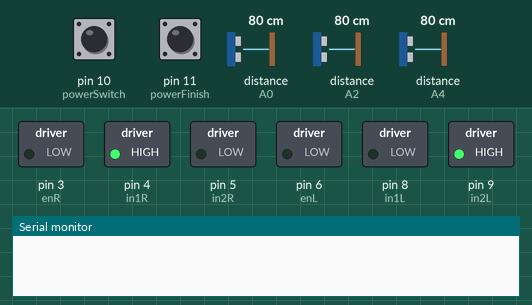
Simulated run of this sketch. Board: Arduino Uno, built with avr-gcc and run on an emulated ATmega328P. Parts: switched loads named in the sketch (green lamp = pin HIGH), the last lines printed to the serial monitor. The inputs (shaded band) are chosen by the test bench; at power-on: pin 10 (powerSwitch) HIGH, pin 11 (powerFinish) HIGH, distance to the obstacle (sensors on A0, A2, A4) 80 cm. The echo pulse lasts 58.3 µs per cm; pins used as bus, display or sensor lines are not drawn.

Above: at 1.2 s.
1.3 s: pin 10 (powerSwitch) pulled LOW for 0.15 s
At 1.39 s:
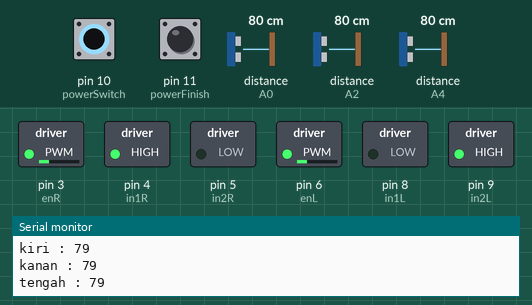
2.9 s: pin 10 (powerSwitch) pulled LOW for 3.2 s
At 6.5 s:
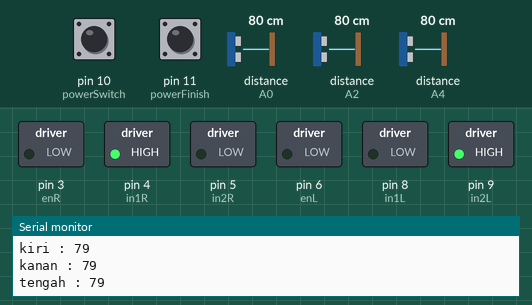
7.6 s: pin 11 (powerFinish) pulled LOW for 3.2 s
At 8.1 s:
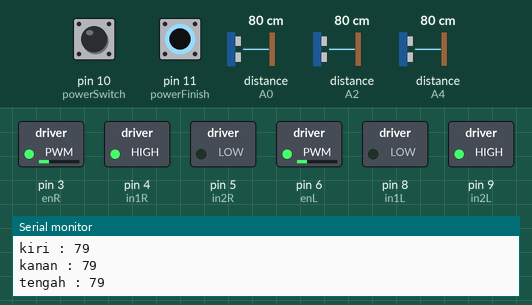
12.3 s: pin 10 (powerSwitch) driven LOW
At 12.8 s:
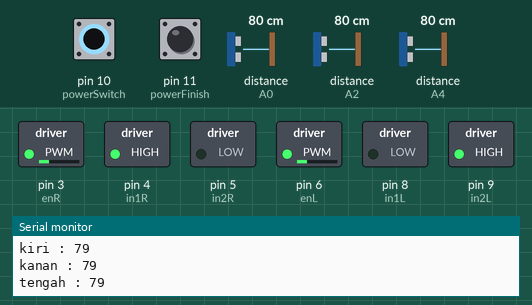
15.3 s: distance to the obstacle (sensor on A0) set to 8 cm
18.3 s: distance to the obstacle (sensor on A0) set to 5 cm
At 19.4 s:
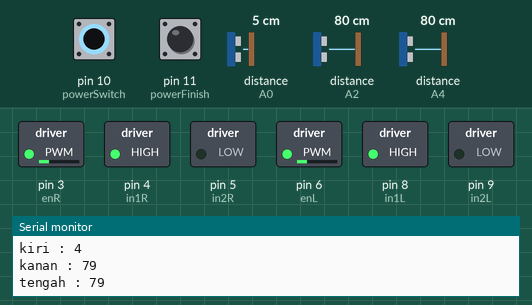
Timing chart, 0 to 20.8 s (numbered marks = the images above; inputs shaded):
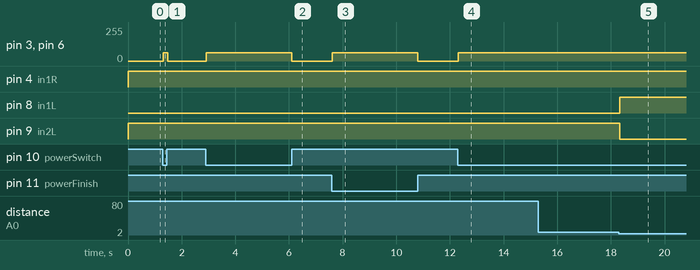

Measured:
- the behaviour switches between 7 and 6 cm on distance to the obstacle (sensor on A0) (found by bisection; images 4 and 5)
- after the input at 1.3 s, pin 3 (enR), pin 6 (enL): 0/255 → 63/255 at once, → 0/255 0.16 s later
- after the input at 2.9 s, pin 3 (enR), pin 6 (enL): 0/255 → 63/255 at once, → 0/255 3.2 s later
- after the input at 7.6 s, pin 3 (enR), pin 6 (enL): 0/255 → 63/255 at once, → 0/255 3.2 s later
- after the input at 12.3 s, pin 3 (enR), pin 6 (enL): 0/255 → 63/255 at once
- after the input at 18.3 s, pin 8 (in1L): LOW → HIGH at once; pin 9 (in2L): HIGH → LOW at once

The sketch:

Penilaian1.ino
```cpp
#define SPEED 63
#define DIST_PROPORTIONAL_CONST 0.034 / 2

#include <Wire.h>
#include <LiquidCrystal.h>

//right motor pins
const int in1R = 4;
const int in2R = 5;
const int enR = 3;

//left motor pins
const int in1L = 8;
const int in2L = 9;
const int enL = 6;

//sensor 1 pins
const int trigLeft = A1;
const int echoLeft = A0;

//sensor 2 pins
const int trigRight = A5;
const int echoRight = A4;

//sensor 3 pins : front sensor
const int trigMiddle = A3;
const int echoMiddle = A2;

const int powerSwitch = 10;
const int powerFinish = 11;

int kiri, kanan, tengah, jkr, jkn, jdp;

void maju() {
  digitalWrite(in1L, LOW);
  digitalWrite(in2L, HIGH);
  digitalWrite(in1R, HIGH);
  digitalWrite(in2R, LOW);
  analogWrite(enL, SPEED);
  analogWrite(enR, SPEED);
}

void putar() {
  digitalWrite(in1L, LOW);
  digitalWrite(in2L, HIGH);
  digitalWrite(in1R, HIGH);
  digitalWrite(in2R, LOW);
  analogWrite(enL, SPEED);
  analogWrite(enR, SPEED);
}

void mundur() {
  digitalWrite(in1L, HIGH);
  digitalWrite(in2L, LOW);
  digitalWrite(in1R, LOW);
  digitalWrite(in2R, HIGH);
  analogWrite(enL, SPEED);
  analogWrite(enR, SPEED);
  delay(50);
}

void stop() {
  digitalWrite(in1L, LOW);
  digitalWrite(in2L, LOW);
  digitalWrite(in1R, LOW);
  digitalWrite(in2R, LOW);
  analogWrite(enL, 0);
  analogWrite(enR, 0);
}

void belokkiri() {
  digitalWrite(in1L, LOW);
  digitalWrite(in2L, HIGH);
  digitalWrite(in1R, LOW);
  digitalWrite(in2R, HIGH);
  analogWrite(enL, SPEED);
  analogWrite(enR, SPEED);
  delay(100);
}

void belokagakkiri() {
  digitalWrite(in1L, LOW);
  digitalWrite(in2L, LOW);
  digitalWrite(in1R, LOW);
  digitalWrite(in2R, HIGH);
  analogWrite(enL, SPEED);
  analogWrite(enR, SPEED);
  delay(200);
}

void belokkanan() {
  digitalWrite(in1L, HIGH);
  digitalWrite(in2L, LOW);
  digitalWrite(in1R, HIGH);
  digitalWrite(in2R, LOW);
  analogWrite(enL, SPEED);
  analogWrite(enR, SPEED);
  delay(100);
}

void belokagakkanan() {
  digitalWrite(in1L, LOW);
  digitalWrite(in2L, HIGH);
  digitalWrite(in1R, HIGH);
  digitalWrite(in2R, LOW);
  analogWrite(enL, SPEED);
  analogWrite(enR, SPEED);
  delay(200);
}

void setup() {
  Serial.begin(9600);
  pinMode(in1L, OUTPUT);  // motor
  pinMode(in2L, OUTPUT);  // motor
  pinMode(in1R, OUTPUT);  // motor
  pinMode(in2R, OUTPUT);  // motor
  pinMode(enL, OUTPUT);   // motor
  pinMode(enR, OUTPUT);   // motor

  pinMode(trigLeft, OUTPUT);    // sensor
  pinMode(echoLeft, INPUT);     // sensor
  pinMode(trigRight, OUTPUT);   // sensor
  pinMode(echoRight, INPUT);    // sensor
  pinMode(trigMiddle, OUTPUT);  // sensor
  pinMode(echoMiddle, INPUT);   // sensor

  pinMode(powerSwitch, INPUT_PULLUP);  // Assuming the switch connects the pin to GND when pressed
  pinMode(powerFinish, INPUT_PULLUP);  // Assuming the switch connects the pin to GND when pressed
}

void loop() {
  int switchState = digitalRead(powerSwitch);
  int switchFinish = digitalRead(powerFinish);

  if ((switchState == HIGH && switchFinish == HIGH) || (switchState == LOW && switchFinish == LOW)) {
    digitalWrite(in1L, LOW);
    digitalWrite(in2L, HIGH);
    digitalWrite(in1R, HIGH);
    digitalWrite(in2R, LOW);
    analogWrite(enL, 0);
    analogWrite(enR, 0);
  } else if (switchState == LOW && switchFinish == HIGH) {
    digitalWrite(trigLeft, LOW);
    delayMicroseconds(2);
    digitalWrite(trigLeft, HIGH);
    delayMicroseconds(10);
    digitalWrite(trigLeft, LOW);
    kiri = pulseIn(echoLeft, HIGH);
    jkr = kiri * 0.0343 / 2;

    digitalWrite(trigRight, LOW);
    delayMicroseconds(2);
    digitalWrite(trigRight, HIGH);
    delayMicroseconds(10);
    digitalWrite(trigRight, LOW);
    kanan = pulseIn(echoRight, HIGH);
    jkn = kanan * 0.0343 / 2;

    digitalWrite(trigMiddle, LOW);
    delayMicroseconds(2);
    digitalWrite(trigMiddle, HIGH);
    delayMicroseconds(10);
    digitalWrite(trigMiddle, LOW);
    tengah = pulseIn(echoMiddle, HIGH);
    jdp = tengah * 0.0343 / 2;

    Serial.print("kiri : ");
    Serial.println(jkr);
    Serial.print("kanan : ");
    Serial.println(jkn);
    Serial.print("tengah : ");
    Serial.println(jdp);


    if (jdp <= 10) {
      mundur();
      delay(500);
      if (jkn < jkr) {
        belokkiri();
      } else if (jkr < jkn) {
        belokkanan();
      } else if (jdp <= 10 && jkn <= 5 && jkr <= 5) {
        stop();
        delay(1000);
        belokkanan();
      }
    } else if (jkr <= 5) {
      belokkanan();
    } else if (jkn <= 5) {
      belokkiri();
    } else {
      maju();
    }
  }

  else if (switchState == HIGH && switchFinish == LOW) {
    digitalWrite(trigLeft, LOW);
    delayMicroseconds(2);
    digitalWrite(trigLeft, HIGH);
    delayMicroseconds(10);
    digitalWrite(trigLeft, LOW);
    kiri = pulseIn(echoLeft, HIGH);
    jkr = kiri * 0.0343 / 2;

    digitalWrite(trigRight, LOW);
    delayMicroseconds(2);
    digitalWrite(trigRight, HIGH);
    delayMicroseconds(10);
    digitalWrite(trigRight, LOW);
    kanan = pulseIn(echoRight, HIGH);
    jkn = kanan * 0.0343 / 2;

    digitalWrite(trigMiddle, LOW);
    delayMicroseconds(2);
    digitalWrite(trigMiddle, HIGH);
    delayMicroseconds(10);
    digitalWrite(trigMiddle, LOW);
    tengah = pulseIn(echoMiddle, HIGH);
    jdp = tengah * 0.0343 / 2;

    Serial.print("kiri : ");
    Serial.println(jkr);
    Serial.print("kanan : ");
    Serial.println(jkn);
    Serial.print("tengah : ");
    Serial.println(jdp);


    if (jdp <= 10) {
      // mundur();
      stop();
      delay(500);
      if (jkn <= jkr) {
        // belokkiri();
        stop();
      }
      else if (jkr <= jkn) {
        belokkanan();
      }
      else if (jdp <= 10 && jkn <= 10 && jkr <= 10) {
        stop();
        delay(20000);
      }
    } else if (jkr <= 5) {
      belokkanan();
    } else if (jkn <= 5) {
      belokkiri();
    } else {
      maju();
    }
  }
}
```
